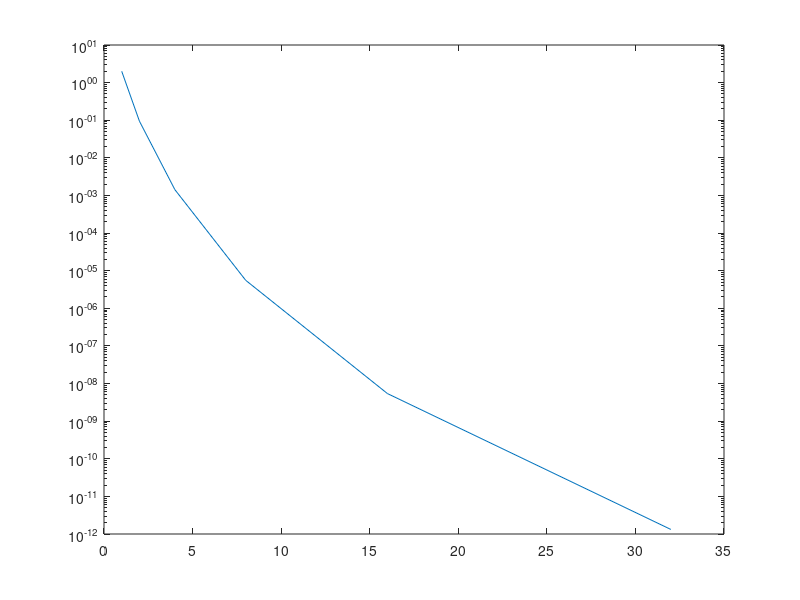

This chart was generated by the following MATLAB code:
% Romberg integration....


a = 0;
b = pi;


f = @(x) sin(x);
Actual = 2;

nrefine = 5;

ntest = 2.^[0:1:nrefine];

nn = length(ntest);

Rom = zeros(nn,nn);

for j = 1:nn
    n = ntest(j);
    h = (b-a)/n;
    qnode = a+[0:n]*h;
    
    
    % trapezoidal rule
    
    Itrap = h/2*(f(a)+f(b)+2*sum(f(qnode(2:end-1))));
    
    Rom(j,1) = Itrap;
    
end

for j = 2:nn
     for i = j:nn
      Rom(i,j) = Rom(i,j-1) + (Rom(i,j-1)-Rom(i-1,j-1))/(4^(j-1)-1);  
     end
end

err = abs(2-diag(Rom));

semilogy(ntest,err)
keyboard